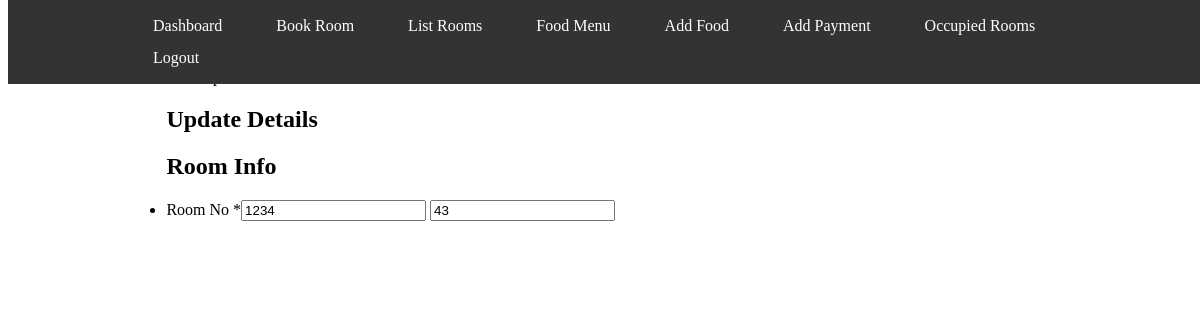
The app's page /admin/updateroomno.php?id=1 (signed in), older data.
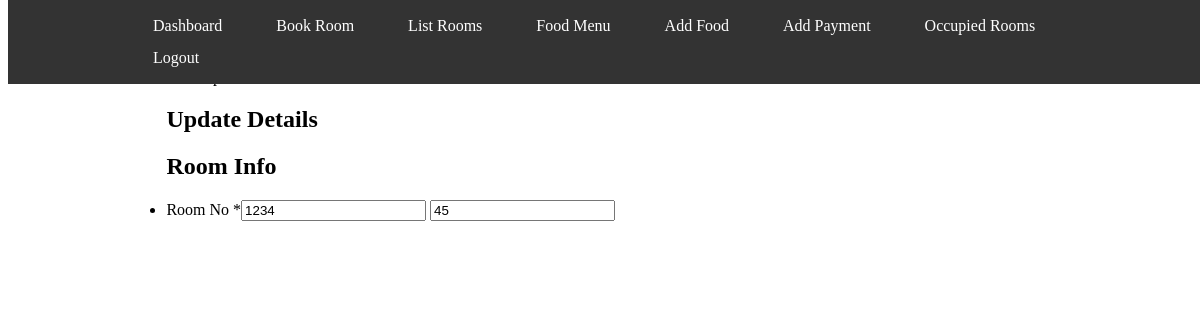
The same page, newer data.
### tables this page shows
CREATE TABLE `rooms` (
  `id` int(255) NOT NULL,
  `roomno` int(255) NOT NULL,
  `seats` int(255) NOT NULL
);

### admin/updateroomno.php (the view, shortened to what this page needs)
<?php
include '../includes/db/config.php';
$id = $_GET['id'];
$sql = "SELECT * FROM `rooms` WHERE `id`=$id";
$res = $conn->query($sql);
while ($row = $res->fetch_assoc()) {
    $roomno = $row['roomno'];
    $seats = $row['seats'];
}
?>
<!DOCTYPE html>
<html lang="en">
<head>
    <link rel="stylesheet" href="../includes/css/bookroom.css" />
</head>
<body>
    <div class="container">
        <span>
        </span>
        <ul class="form-style">
            <h2 style="text-decoration: 1px dotted;">Update Details</h2>
            <h2>Room Info</h2>
            <li><label>Room No <span class=" required">*</span></label><input id="roomno" type="text" name="roomno"
                    class="field-divided" placeholder="First" value="<?php echo $roomno; ?>"
                    onchange="updateMe(this)" />
                <input id="lastname" type="text" name="seats" class="field-divided" placeholder="Last"
                    value="<?php echo $seats; ?>" onchange="updateMe(this)" />
            </li>
        </ul>
    </div>
</body>
</html>

Row changes from the older to the newer data that the page shows:
changed rooms: seats "43" → "45"
